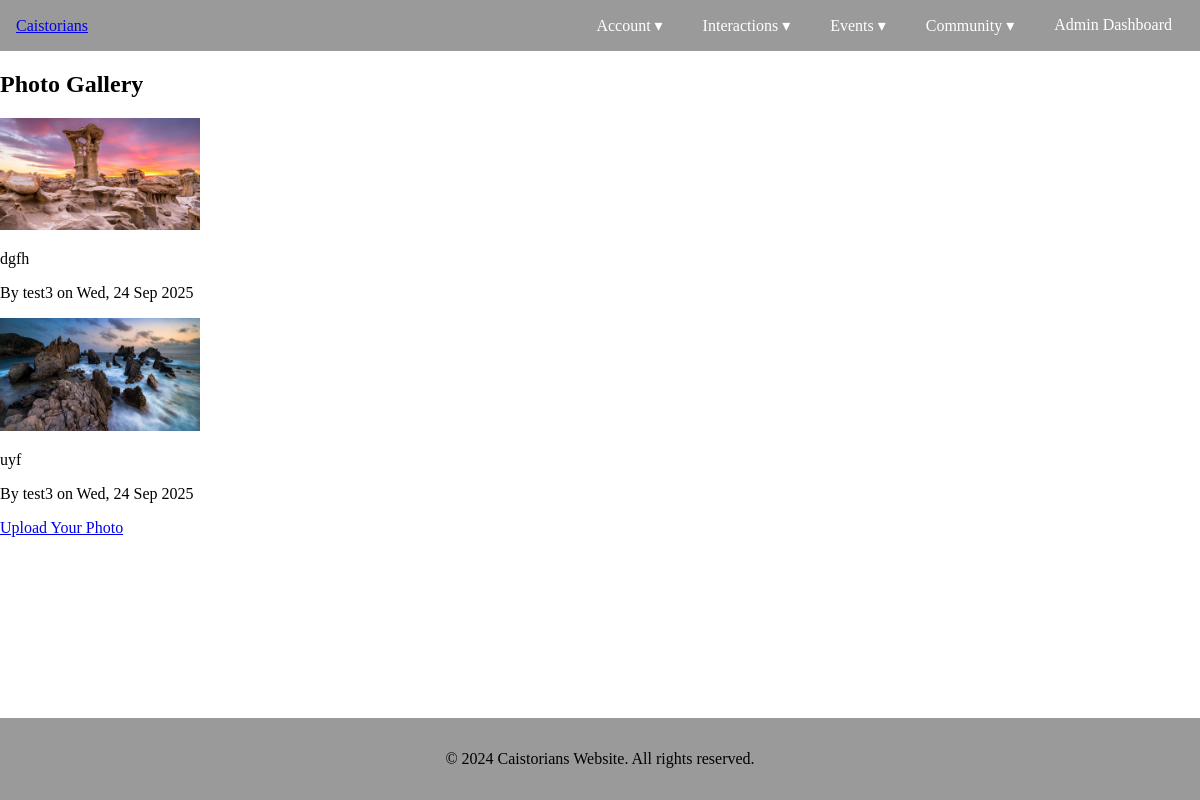
The app's page /community/gallery/ (signed in) with its own data.
### community/models.py (models this page shows, shortened)
class Photo(models.Model):
    school = models.ForeignKey(
        School,
        on_delete=models.CASCADE,
        related_name="Photo",
        default=1
    )
    uploaded_by = models.ForeignKey(settings.AUTH_USER_MODEL, on_delete=models.CASCADE)
    image = models.ImageField(upload_to="community/photos/")
    caption = models.CharField(max_length=255, blank=True)
    uploaded_at = models.DateTimeField(auto_now_add=True)
    approved = models.BooleanField(default=False)  # Admin approval

### Accounts/models.py (models this page shows, shortened)
class User(AbstractUser):
    school = models.ForeignKey(School, on_delete=models.CASCADE, related_name="users", null=True, blank=True)
    graduation_year = models.PositiveIntegerField(null=True, blank=True)
    occupation = models.CharField(max_length=100, blank=True)
    bio = models.TextField(blank=True)
    linkedin_url = models.URLField(blank=True)
    profile_picture = models.ImageField(upload_to='profile_pics/', blank=True, null=True)
    is_staff_account = models.BooleanField(default=False)
    is_superuser_account = models.BooleanField(default=False)
    is_student_account = models.BooleanField(default=False)

### community/views.py (the view)
# urls.py: path("gallery/", views.gallery_view, name="gallery"),
def gallery_view(request):
    photos = Photo.objects.filter(school=request.user.school, approved=True).order_by("-uploaded_at")
    return render(request, "community/gallery.html", {"photos": photos})

### community/templates/community/gallery.html
{% extends "Main/base.html" %}
{% block content %}
<h2>Photo Gallery</h2>
{% if photos %}
<div class="gallery">
    {% for photo in photos %}
        <div class="photo-card">
            <img src="{{ photo.image.url }}" alt="{{ photo.caption }}" style="max-width:200px;">
            <p>{{ photo.caption }}</p>
            <p>By {{ photo.uploaded_by.username }} on {{ photo.uploaded_at|date:"D, d M Y" }}</p>
        </div>
    {% endfor %}
</div>
{% else %}
<p>No photos yet.</p>
{% endif %}
<a href="{% url 'community:upload_photo' %}">Upload Your Photo</a>
{% endblock %}

### Main/static/Main/style.css (style rules this page uses)
body { display: flex; flex-direction: column; min-height: 100vh; margin: 0; padding: 0; }

### records on screen
Photo: image (picture), caption "dgfh", uploaded_by.username "test3", uploaded_at "Wed, 24 Sep 2025"
Photo: image (picture), caption "uyf", uploaded_by.username "test3", uploaded_at "Wed, 24 Sep 2025"

### other values on screen
{{ year|default:2024 }} "2024"
